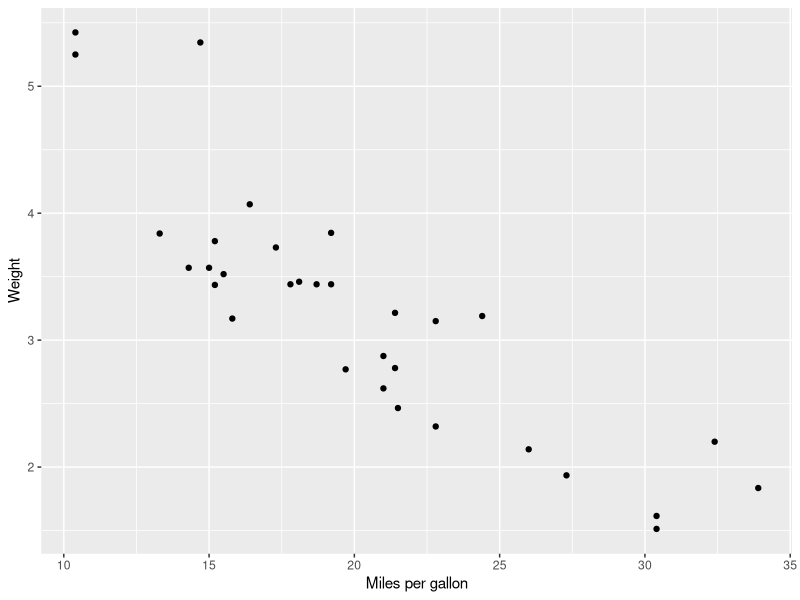
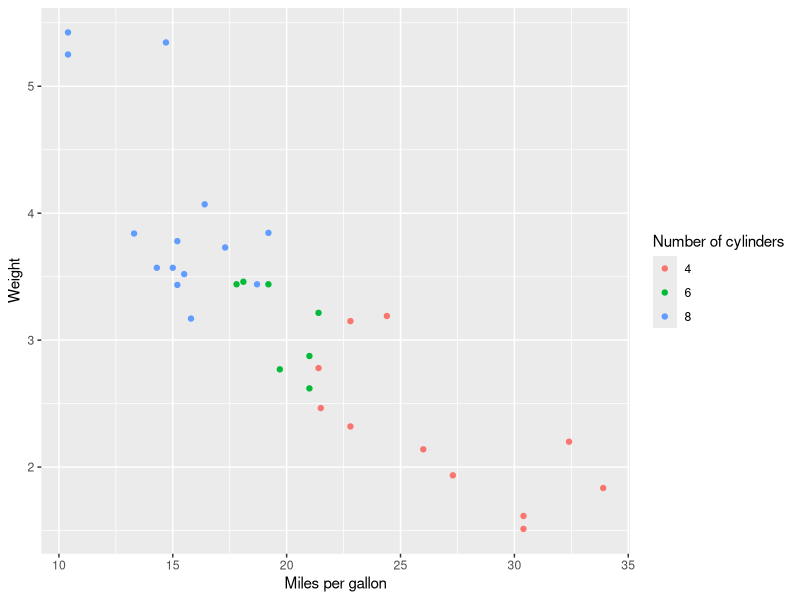
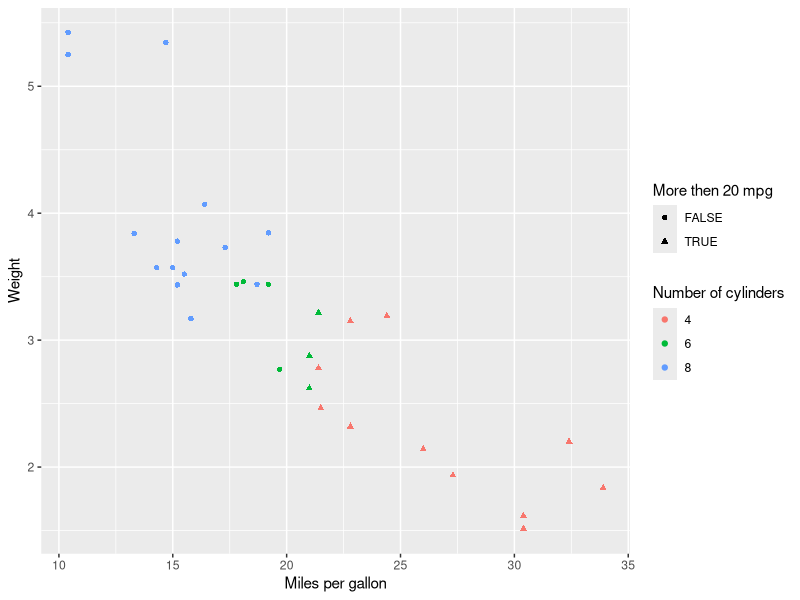
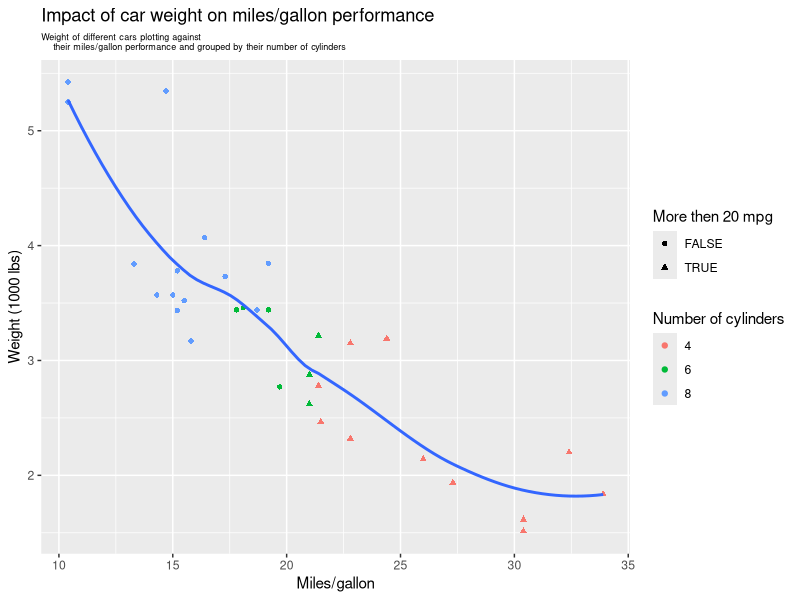

The R source for these figures, in order:

# Exercise 2 --------------------------------------------------------------

#Load packages 

library(dplyr)
library(tidyr)
library(ggplot2)

# Exercise 3 --------------------------------------------------------------

#mtcars2 is new version of mtcars with column for car model 

mtcars2 <- tibble::rownames_to_column(mtcars, "car") %>% as_tibble()
mtcars2


# Exercise 4 --------------------------------------------------------------

#Adding column to mtcars2, true if mpg > 20, else False

mtcars2 <- mtcars2 %>% 
  mutate(mpg_over_20 = mpg > 20) 

select(mtcars2, mpg, mpg_over_20)

#Average mpg for each combination of cyl and gear 

cyl_gear_grouped <- mtcars2 %>% 
  group_by(cyl, gear) %>% 
  summarise(avg_mpg = mean(mpg), .groups = 'drop')

cyl_gear_grouped

#Average mpg for each combination of cyl and gear for each car make

car_make <- mtcars2 %>% 
  separate(car, c("make", "model"))

cyl_gear_make_grouped <- car_make %>% 
  group_by(cyl, gear, make) %>% 
  summarise(avg_mpg = mean(mpg), .groups = 'drop')

cyl_gear_make_grouped

# Exercise 5 --------------------------------------------------------------

#Scatter graph of mpg against weight

ggplot(mtcars2) +
  geom_point(aes(x = mpg, y = wt)) + 
  labs(
    x = "Miles per gallon", 
    y = "Weight"
    )

#Scatter graph of mpg against weight grouped by cyl

ggplot(mtcars2) +
  geom_point(aes(x = mpg, y = wt, colour = factor(cyl))) + 
  labs(
    x = "Miles per gallon", 
    y = "Weight", 
    colour = "Number of cylinders"
    )

#Mark points that do over 20 mpg

ggplot(mtcars2) +
  geom_point(
    aes(x = mpg, y = wt, colour = factor(cyl), shape = mpg_over_20)
    ) + 
  labs(
    x = "Miles per gallon", 
    y = "Weight", 
    colour = "Number of cylinders", 
    shape = "More then 20 mpg"
    )

#Labelled graph and fitted line    

ggplot(mtcars2, aes(x = mpg, y = wt)) +
  geom_point(aes(colour = factor(cyl), shape = mpg_over_20)) + 
  geom_smooth(se = FALSE, show.legend = FALSE) +
  labs(
    title = "Impact of car weight on miles/gallon performance", 
    subtitle = "Weight of different cars plotting against 
    their miles/gallon performance and grouped by their number of cylinders", 
    x = "Miles/gallon", 
    y = "Weight (1000 lbs)", 
    colour = "Number of cylinders", 
    shape = "More then 20 mpg"
    ) +
  theme(plot.subtitle = element_text(size=6.5))

